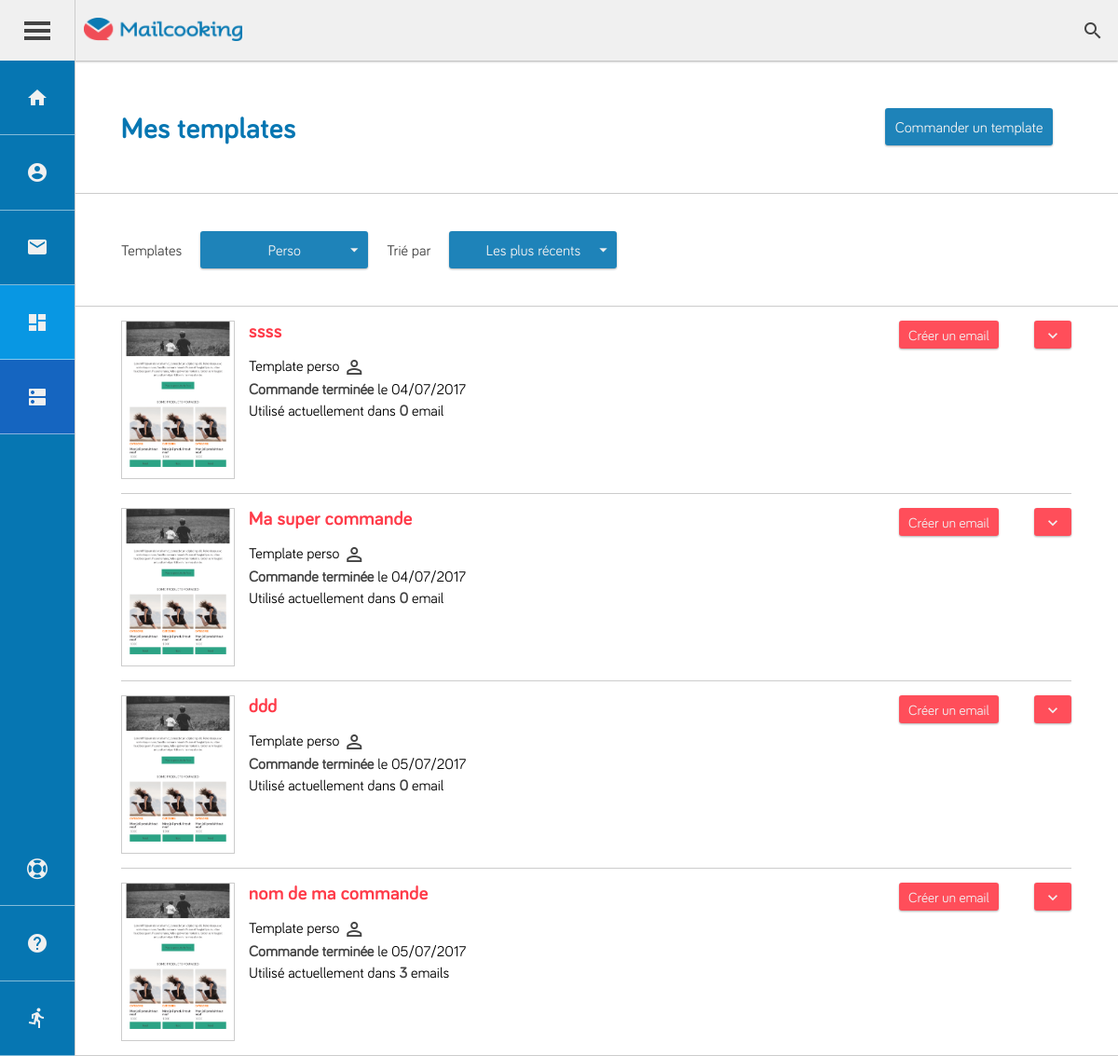
/?module=user&action=template (signed in), run on an earlier commit of the app's database.
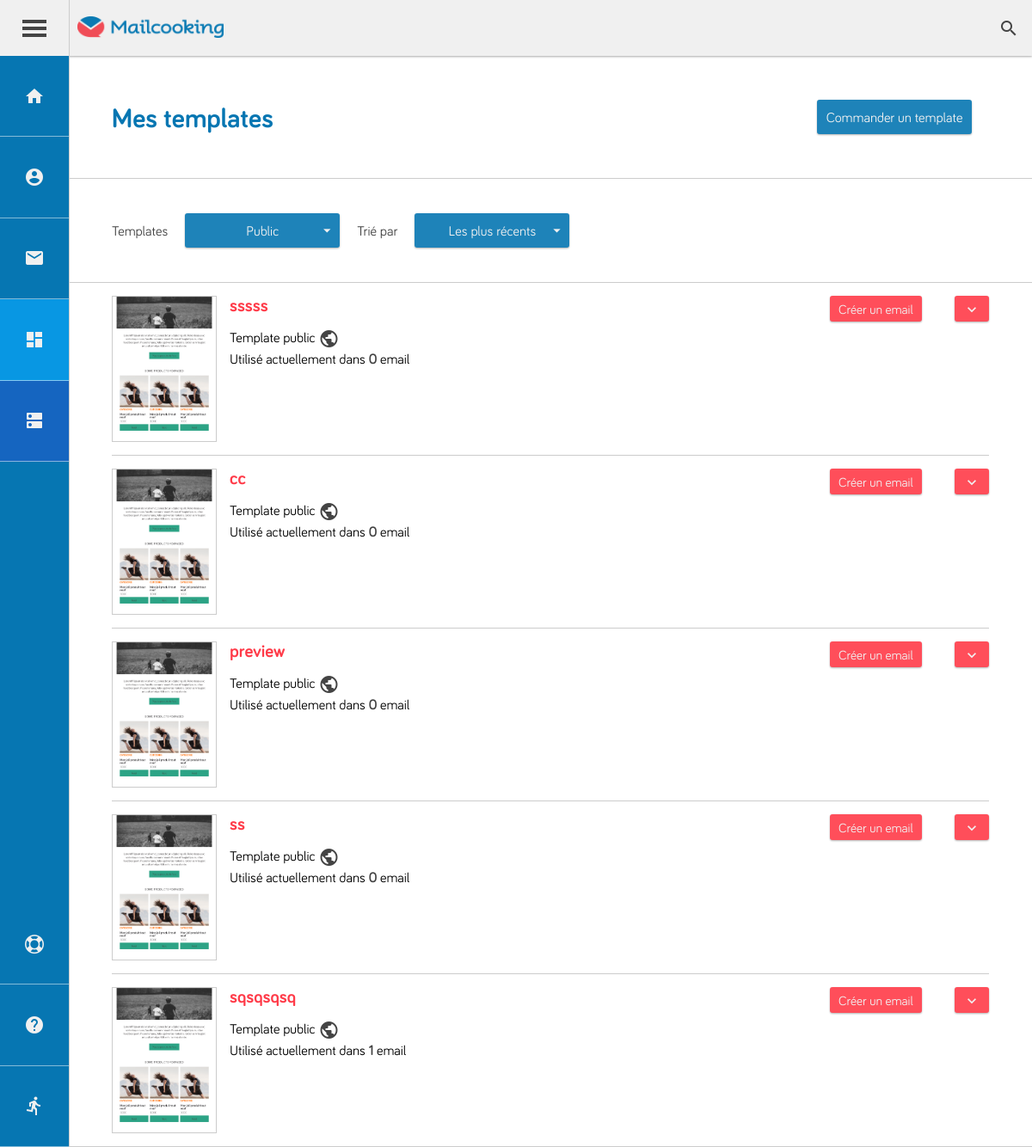
And on a later commit of the database.
### tables this page shows
CREATE TABLE `template_mail` (
  `id_template` int(11) NOT NULL,
  `id_template_commande` int(11) DEFAULT NULL,
  `DOM` text,
  `medias` text NOT NULL,
  `title_template` varchar(100) NOT NULL COMMENT 'Titre du template',
  `statut` int(11) NOT NULL DEFAULT '0' COMMENT 'Disponibilité du template',
  `id_allow` varchar(255) NOT NULL,
  `upload_template_date` timestamp NOT NULL DEFAULT CURRENT_TIMESTAMP COMMENT 'date de la mise en ligne du template'
);

CREATE TABLE `template_commande` (
  `id_user` varchar(255) NOT NULL,
  `id_commande` int(11) NOT NULL,
  `nom_commande` varchar(255) NOT NULL,
  `commentaire_commande` varchar(255) NOT NULL,
  `status` varchar(255) NOT NULL,
  `paid` int(11) NOT NULL,
  `date_creat` date NOT NULL
);

### core/coremodel.php (called while the page is built, shortened)
<?php
function counttable($table, $options=array()) {
	global $connexion;
	try {
		$sql = 'SELECT count(*) AS nb FROM ' . $table;
		if ((isset($options['wherecolumn'])) && (isset($options['wherevalue']))) {
			$sql .= ' WHERE ' . $options["wherecolumn"] . '="' . $options["wherevalue"] . '"';
		}
		$query = $connexion->prepare($sql);
		$query->execute();
		$result = $query->fetch();
		return $result['nb'];
	}
	catch (Exception $e)
	{
		die("Erreur SQL : " . $e->getMessage());
	}
}

### app/model/user/template/read_templates.php (called while the page is built, shortened)
<?php
	function read_templates($id)
	{
		global $connexion;
		try
		{
			$query = $connexion->prepare('SELECT *
											FROM template_mail
												WHERE id_allow = "all" OR id_allow = :id
												AND statut = 1');
			$query->bindParam(':id', $id, PDO::PARAM_INT);
			$query->execute();
			$template = $query->fetchAll();
			return $template;
		}
		catch (Exception $e)
		{
			die("Erreur SQL : " . $e->getMessage());
		}
	}

### app/model/user/template/valide_order.php (called while the page is built, shortened)
<?php
	function get_infos($id)
	{
		global $connexion;
		try
		{
			$query = $connexion->prepare('SELECT *
											FROM template_commande, users
												WHERE id_commande =	:id_commande
												AND id_user=user_id');
			$query->bindParam(':id_commande', $id, PDO::PARAM_INT);
			$query->execute();
			$order = $query->fetchAll();
			return $order;
		}
		catch (Exception $e)
		{
			die("Erreur SQL : " . $e->getMessage());
		}
	}

### app/config/config.inc.php (called while the page is built, shortened)
<?php
	$pathToPublicTemplate = 'template_all/';

### app/view/user/template.php (the view, shortened to what this page needs)
<?php
	include("app/view/layout/user/header.php");
?>
<div class="container container_template">
	<div class="block full_block">
		<div class="pannel pannel_heading">
			<div class="row nowrap row-hori-between row-verti-center">
				<div>
					<h1>Mes templates</h1>
				</div>
				<div class="row row-verti-center nowrap">
					<button data-popup-order class="button_default button_primary">Commander un template</button>
				</div>
			</div>
		</div>
	</div>
	<div class="block full_block">
		<div class="pannel pannel_body">
			<div class="col nowrap">
				<div class="row row-verti-center nowrap line_custom_search_template">
					<span class="text_additional">Templates</span>
					<div class="select-wrapper">
						<select class="select_default button_primary" data-select-template id="selectDisplayAllow">
							<?php if (!$public) { ?>
								<option selected="selected" value="1">Perso</option>
							<?php } else { ?>
								<option selected="selected" value="0">Public</option>
							<?php } ?>
						</select>
					</div>
					<span class="text_additional">Trié par</span>
					<div class="select-wrapper">
						<select class="select_default button_primary"  data-select-template id="selectDisplayDate">
							<option selected="selected" value="1">Les plus récents</option>
						</select>
					</div>
				</div>
			</div>
		</div>
	</div>
	<div class="block full_block">
		<div class="pannel pannel_body list_template">
			<ul class="col nowrap">
			<?php foreach ($template as $key => $temp) {
			$commande = get_infos(intval($temp["id_template_commande"]));
			if ($public) {
				$folder = 'template_public_'.$temp['id_template'];
				$path = $pathToPublicTemplate.$folder.'/thumbnails/thumbnail.png';
			} else {
				$folder = $commande[0]["id_commande"].'_'.substr(str_replace(' ', '_', $commande[0]["nom_commande"]),0,15);
				$path = $chemin.'templates/'.$folder.'/thumbnails/thumbnail.png';
			}
				$options = array ("wherecolumn" => "template_id",
									"wherevalue" => $temp['id_template']);
				$countMailsEditor = counttable("mail_editor", $options);
			?>
				<li class="row nowrap row-hori-between li_template" data-list-templates data-allow="<?php if ($temp['id_allow'] == 'all') { ?>0<?php } else { ?>1<?php } ?>" data-template="<?= $temp['id_template']; ?>">
					<div class="row nowrap">
						<div style="background: url('<?= $path; ?>');" data-popup-preview class="col nowrap col_template_thumbs">
						</div>
						<div class="col nowrap col_template_descr">
							<p>
								<span  spellcheck="false" onpaste="return false" class="title_row"><?= $temp['title_template']; ?></span>
							</p>
							<div class="info_template">
								<p>Template <?php if ($temp['id_allow'] == 'all') { ?>
									public <i class="material-icons">public</i>
								<?php } else { ?>
									perso <i class="material-icons">perm_identity</i>
								<?php } ?>
								</p>
								<?php if ($temp['id_allow'] != 'all') {
									$timestamp = new DateTime($temp['upload_template_date']);
									$templateDate = $timestamp->format('d/m/Y');
								?>
										<p><strong>Commande terminée</strong> le <?= $templateDate ?></p>
								<?php } ?>
								<p>Utilisé actuellement dans <strong><?= $countMailsEditor; ?></strong> email<?php if ($countMailsEditor > 1) { ?>s
								<?php } ?></p>
							</div>
						</div>
					</div>
					<div class="col nowrap">
						<div class="row wrap row-verti-center row-hori-between row_actions_template">
							<button data-creat-email class="button_default button_secondary">Créer un email</button>
							<button data-action-template class="button_default button_secondary"><i class="material-icons data-action-template">expand_more</i></button>
						</div>
					</div>
				</li>
			<?php } ?>
			</ul>
		</div>
	</div>
</div>
<?php
	include("app/view/layout/user/footer.php");
?>

### index.php (shortened to what this page needs)
<?php
	include_once("app/model/param.inc.php");
	include_once("core/coremodel.php");
	include_once("app/config/config.inc.php");
	if (isset($_SESSION['user'])) {
		$sessionID = $_SESSION['user']['user_id'];
		$societe_user = mb_strtolower(substr($_SESSION['user']["societe"], 0, 3));
		$chemin = "client/".$sessionID."_".$societe_user."/";
	}
	if (!isset($_GET['module'])) {
		$module = DEFAULT_MODULE;
	} else {
		$module = $_GET['module'];
	}
	if (!isset($_GET['action'])) {
		$action = DEFAULT_ACTION;
	} else {
		$action = $_GET['action'];
	}
	$url = "app/controller/" . $module . "/" . $action . ".php";
	if(file_exists($url)) {
		include_once("$url");
	}
	else {
		die("Page not found");
	}

### app/controller/user/template.php (shortened to what this page needs)
<?php
	if (!empty($_POST)) {
		if (isset($_POST['templates'])) {
			include_once("app/model/user/template/read_templates.php");
			if (boolval($_POST['templates'])) { $whose = $sessionID; }
			else { $whose = 'all'; }
			if (boolval($_POST['orderby'])) { $orderBy = 'DESC'; }
			else { $orderBy = 'ASC'; }
			$template = read_templates($whose, $orderBy);
			foreach ($template as $key => $temp) { ?>
				<?php
					include_once('app/model/user/template/valide_order.php');
					$options = array ("wherecolumn" => "template_id",
										"wherevalue" => $temp['id_template']);
					$countMailsEditor = counttable("mail_editor", $options);
					if ($whose == 'all') {
						$folder = 'template_public_'.$temp['id_template'];
						$path = './template_all/'.$folder;
					} else {
						$commande = get_infos(intval($temp["id_template_commande"]));
						$folder = $commande[0]["id_commande"].'_'.substr(str_replace(' ', '_', $commande[0]["nom_commande"]),0,15);
						$path = $chemin.'templates/'.$folder;
					}
				?>
				<li class="row nowrap row-hori-between li_template" data-allow="<?php if ($temp['id_allow'] == 'all') { ?>0<?php } else { ?>1<?php } ?>" data-template="<?= $temp['id_template']; ?>">
					<div class="row nowrap">
						<div style="background: url('<?= $path.'/thumbnails/thumbnail.png'; ?>');" data-popup-preview class="col nowrap col_template_thumbs">
						</div>
						<div class="col nowrap col_template_descr">
							<p class="title_row"><span class="title_template" contenteditable="false" onpaste="return false;" spellcheck="false"><?= $temp['title_template']?></span>&nbsp;</p>
							<div class="info_template">
								<p>Template <?php if ($temp['id_allow'] == 'all') { ?>
									public <i class="material-icons">public</i>
								<?php } else { ?>
									perso <i class="material-icons">perm_identity</i>
								<?php } ?>
								</p>
								<?php if ($temp['id_allow'] != 'all') {
									$timestamp = new DateTime($temp['upload_template_date']);
									$templateDate = $timestamp->format('d/m/Y');
								?>
										<p><strong>Commande terminée</strong> le <?= $templateDate ?></p>
								<?php } ?>
								<p>Utilisé actuellement dans <strong><?= $countMailsEditor; ?></strong> email<?php if ($countMailsEditor > 1) { ?>s<?php } ?></p>
							</div>
						</div>
					</div>
					<div class="col nowrap">
						<div class="row wrap row-verti-center row-hori-between row_actions_template">
							<button data-creat-email class="button_default button_secondary">Créer un email</button>
							<button data-action-template class="button_default button_secondary"><i class="material-icons data-action-template">expand_more</i></button>
						</div>
						<div class="popup_action_template">
							<ul class="col nowrap">
								<li data-popup-preview>Prévisualiser</li>
							</ul>
						</div>
					</div>
				</li>
			<?php  }
			return;
		}
		elseif (isset($_POST['template_title'])) {
			include_once('app/model/user/template/update_title_template.php');
			update_title_template($_POST['idTemplate'], $_POST['template_title']);
			return;
		}
		elseif (isset($_POST['template_id'])) {
			$options = array( 	"wherecolumn"	=>	"id_template",
								"wherevalue"	=>	$_POST['template_id']);
			$template = selecttable("template_mail", $options);
			include_once('app/model/user/email/insert_email.php');
			$id_mail = new_email($template[0]['id_template'], $sessionID, $template[0]['DOM']);
			if ($id_mail) {
				$options = array(
					"orderby"	=>	"id_mail",
					"order"	=>	'DESC',
					"limit" => 1);
				$email = selecttable("mail_editor", $options);
				$timestamp = new DateTime($email[0]['timestamp']);
				$email_date = $timestamp->format('d-m-Y');
				$new_folder = ''.$id_mail.'_'.$email_date.'';
				@mkdir($chemin.'emails/'.$new_folder."", 0777, true);
				$emailFolder = $chemin.'emails/'.$new_folder;
				if ($template[0]['id_allow'] == $sessionID) {
					$options = array( 	"wherecolumn"	=>	"id_commande",
								"wherevalue"	=>	$template[0]['id_template_commande']);
					$order = selecttable("template_commande", $options);
					$folder = $order[0]["id_commande"].'_'.substr(str_replace(' ', '_', $order[0]["nom_commande"]),0,15);
					$chemin = $chemin.'templates/'.$folder.'/';
					$src = $chemin.'/images';
					$dest =  $emailFolder;
					$files = glob($src.'/*.*');
					foreach($files as $file){
						$file_to_go = str_replace($src,$dest,$file);
						copy($file, $file_to_go);
					}
				}
			}
			echo $id_mail;
			return;
		}
		if (isset($_POST["nom_commande"])) {
			function creatOrder($post, $paid, $path, $sessionID, $count = false) {
				include_once("app/model/user/template/creat_order.php");
				$default_statut = 0;
				$date = date('Y-m-d');
				$expiration = date('Y-m-d', strtotime('+1 year', strtotime($date)));
				$new_order = new_order($post, $sessionID, $default_statut, $paid, $date);
				if ($count) {
					$newTemplateCount = newTemplateCount($new_order, $sessionID, $expiration);
				}
				else {
					$new_folder = $new_order.'_'.substr(str_replace(' ', '_', $post["nom_commande"]),0,15);
					@mkdir($path.'commandes/'.$new_folder."", 0777, true);
					$folder = $path.'commandes/'.$new_folder.'/';
					move_uploaded_file($_FILES['file_commande']['tmp_name'], $folder.$_FILES['file_commande']['name']);
					location('user', 'template', "notif=0&message=ordervalide");
					exit(0);
				}
			}
			if (isset($_POST['stripeToken'])) {
				include_once('app/controller/user/checkout.php');
				if (!isset($err)) {
					creatOrder($_POST, 1, $chemin, $sessionID);
				} else {
					location('user', 'template', 'notif=1&message=paiement');
				}
			} else {
				if (isset($subscriber)) {
					$options = array (
							"wherecolumn" => "user_id",
							"wherevalue" => $sessionID
					);
					$countUserTemplate = counttable("template_counter", $options);
					if ($countUserTemplate + 1 > intval($_SESSION['subscription']['privateTemplate'])) {
						location('user', 'template', 'notif=1&message=ordermax'); }
					else {
						creatOrder($_POST, 0, $chemin, $sessionID, true);
					}
				} else {
					location('user', 'template', 'notif=1&message=subscription');
				}
			}
			return;
		}
	}
	else {
		include_once('app/model/user/template/valide_order.php');
		include_once("app/model/user/template/read_templates.php");
		$options = array ("wherecolumn" => "id_allow",
							"wherevalue" => $sessionID);
		$perso = counttable("template_mail", $options);
		if ($perso >= 1) {
			$public = false;
			$template = read_templates($sessionID, 'DESC');
		}
		else {
			$public = true;
			$template = read_templates('all', 'DESC');
		}
		include_once("app/view/user/template.php");
	}

### app/view/layout/user/header.php (shortened to what this page needs)
<!DOCTYPE html>
<html lang="fr">
	<head>
		<link rel="stylesheet" type="text/css" href="https://maxcdn.bootstrapcdn.com/font-awesome/4.6.3/css/font-awesome.min.css">
		<link rel="stylesheet" href="webroot/css/back/min/styles.min.css">
	</head>
	<body>
		<main>
			<aside data-turbolinks-permanent class="sidebar" id="sidebar">
				<header class="row row-verti-center row-hori-center">
					<div id="menu">
						<span></span>
					</div>
				</header>
 				<div class="link_container">
	 				<div class="important_links col col-hori-center nowrap">
	 					<a href="?module=user&action=index" class="noactive" title="">
					    	<i class="material-icons">home</i>
					    </a>
					    <a href="?module=user&action=account" class="noactive" title="">
					     	<i class="material-icons">account_circle</i>
					    </a>
					    <a href="?module=user&action=emails" class="noactive" title="">
					    	<i class="material-icons">email</i>
					    </a>
					    <a href="?module=user&action=template" class="noactive" title="">
					    	<i class="material-icons" role="presentation">dashboard</i>
					    </a>
					    <?php if ($_SESSION['user']['valide'] == 2): ?>
					    <a href="?module=admin&action=index" class="noactive admin" title="">
					    	<i class="material-icons">dns</i>
					    </a>
					    <?php endif ?>
	 				</div>
	 				<div class="others_links col col-hori-center nowrap">
					    <a href="#" class="noactive">
					    	<i class="fa fa-life-ring" aria-hidden="true"></i>
					    </a>
					    <a href="#" class="noactive">
					    	<i class="material-icons">help</i>
					    </a>
					    <a href="?module=user&action=logout" data-turbolinks="false" class="noactive">
					    	<i class="material-icons">directions_run</i>
					    </a>
					</div>
				</div>
			</aside>
			<nav class="navigation row row-verti-center nowrap">
				<a href="index.php" class="logo" title="">
					<img src="webroot/img/logo_mc.png" title="" alt=""/>
				</a>
				<form action="#" id="searchForm" method="post">
					<span><i class="material-icons">search</i></span>
				</form>
			</nav>
			<div class="large_container">
				<section class="section full-width">

### app/view/layout/user/footer.php (shortened to what this page needs)
				</section>
			</div>
		</main>
	</body>
</html>

What changed in the data, as far as the page shows it:
removed template_mail: id_template_commande.nom_commande (picture), title_template "ssss", id_allow "perso", upload_template_date "04/07/2017", countMailsEditor "0"
removed template_mail: title_template "Ma super commande", id_allow "perso", upload_template_date "04/07/2017", countMailsEditor "0"
removed template_mail: title_template "ddd", id_allow "perso", upload_template_date "05/07/2017", countMailsEditor "0"
removed template_mail: title_template "nom de ma commande", id_allow "perso", upload_template_date "05/07/2017", countMailsEditor "3"
added template_mail: title_template "sssss", id_allow "public", countMailsEditor "0"
added template_mail: title_template "cc", id_allow "public", countMailsEditor "0"
added template_mail: title_template "preview", id_allow "public", countMailsEditor "0"
added template_mail: title_template "ss", id_allow "public", countMailsEditor "0"
added template_mail: title_template "sqsqsqsq", id_allow "public", countMailsEditor "1"
Also different on the page:
form field value: "Perso" → "Public"
